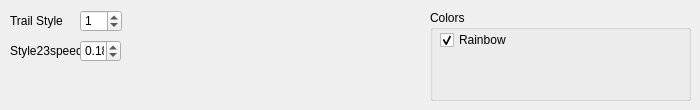
   <widget class="QWidget" name="tab_17">
    <attribute name="title">
     <string>Cursor</string>
    </attribute>
    <widget class="QGroupBox" name="groupBox_2">
     <property name="geometry">
      <rect>
       <x>430</x>
       <y>10</y>
       <width>261</width>
       <height>91</height>
      </rect>
     </property>
     <property name="title">
      <string>Colors</string>
     </property>
     <widget class="QCheckBox" name="enablerainbow">
      <property name="geometry">
       <rect>
        <x>10</x>
        <y>20</y>
        <width>75</width>
        <height>20</height>
       </rect>
      </property>
      <property name="text">
       <string>Rainbow</string>
      </property>
      <property name="checked">
       <bool>true</bool>
      </property>
     </widget>
    </widget>
    <widget class="QSpinBox" name="trailstyle">
     <property name="geometry">
      <rect>
       <x>80</x>
       <y>10</y>
       <width>42</width>
       <height>22</height>
      </rect>
     </property>
     <property name="maximum">
      <number>4</number>
     </property>
     <property name="value">
      <number>1</number>
     </property>
    </widget>
    <widget class="QLabel" name="label_32">
     <property name="geometry">
      <rect>
       <x>10</x>
       <y>10</y>
       <width>61</width>
       <height>21</height>
      </rect>
     </property>
     <property name="text">
      <string>Trail Style</string>
     </property>
    </widget>
    <widget class="QLabel" name="label_33">
     <property name="geometry">
      <rect>
       <x>10</x>
       <y>40</y>
       <width>71</width>
       <height>21</height>
      </rect>
     </property>
     <property name="text">
      <string>Style23speed</string>
     </property>
    </widget>
    <widget class="QDoubleSpinBox" name="style23speed">
     <property name="geometry">
      <rect>
       <x>80</x>
       <y>40</y>
       <width>41</width>
       <height>22</height>
      </rect>
     </property>
     <property name="maximum">
      <double>1.000000000000000</double>
     </property>
     <property name="singleStep">
      <double>0.010000000000000</double>
     </property>
     <property name="value">
      <double>0.180000000000000</double>
     </property>
    </widget>
   </widget>
